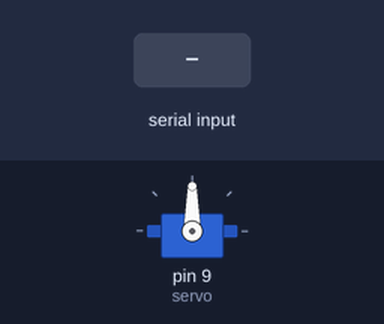
A sketch run on a simulated Arduino Uno, built with avr-gcc and run on an emulated ATmega328P. Shown: servo. Inputs (shaded band) come from the test bench.

Above: at 1.2 s.
1.3 s: "30,150\n" received over Serial
At 3.4 s:
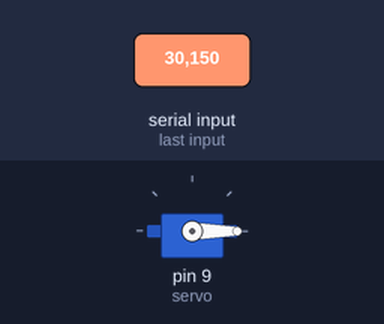
3.8 s: "90,45\n" received over Serial
At 4.6 s:
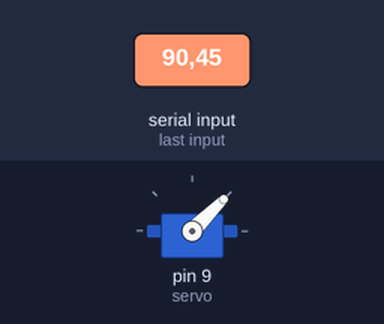
6.3 s: "200\n" received over Serial
At 7.1 s:
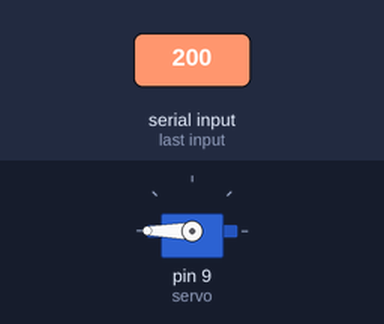
Timing chart, 0 to 9.3 s (numbered marks = the images above; inputs shaded):
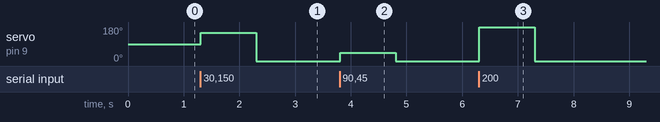

The sketch:

controling_servo_by_mediapipe.ino
```cpp
#include <Servo.h>

Servo servo;

int angel;

void setup() {
  // put your setup code here, to run once:
  Serial.begin(9600);
  servo.attach(9);


}

void loop() {
  // put your main code here, to run repeatedly:
  if(Serial.available()){
    angel= Serial.parseInt();
    angel= constrain(angel,0,180);
    servo.write(angel);
  }

}
```

Measured:
- after the input at 1.3 s, servo on pin 9 (servo): 90° → 150° at once, → 0° 1.0 s later
- after the input at 3.8 s, servo on pin 9 (servo): 0° → 45° at once, → 0° 1.0 s later
- after the input at 6.3 s, servo on pin 9 (servo): 0° → 180° at once, → 0° 1.0 s later
